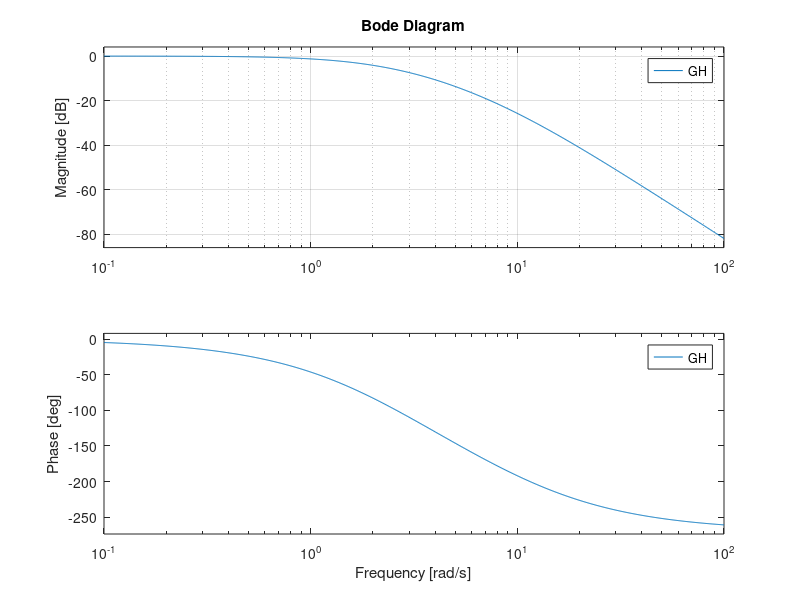

This figure's MATLAB source:
clear all;
clc;

%Type 0 system where n-m = 3 %

N = [1];
D = conv(  [0.5 1], conv([0.25 1], [0.1 1])	);

GH = tf(N, D);


figure;
subplot(2,2,1);
rlocus(GH);

subplot(2,2,3);
nyquist(GH);
axis([-10 10 -10 10])
grid;

% Margins
[Gm,Pm,Wgm,Wpm] = margin(GH)

subplot(1,2,2, 'replace');
bode(GH);
grid;
